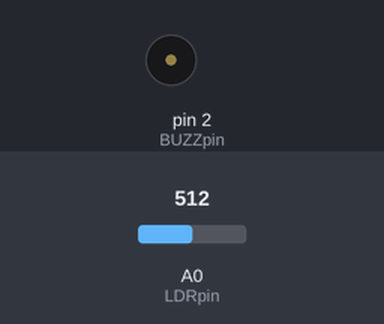
The sketch below on a simulated Arduino Uno, built with avr-gcc and run on an emulated ATmega328P. Parts: buzzer (waves = sounding). Inputs (shaded band) come from the test bench; at power-on: A0 (LDRpin) = 512.

Above: at 1.2 s.
1.3 s: A0 (LDRpin) set to 784
2.8 s: A0 (LDRpin) set to 816
At 3.8 s:
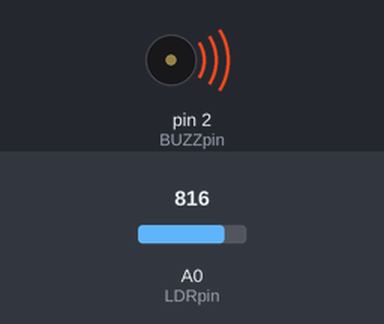
4.3 s: A0 (LDRpin) set to 790
At 5.3 s:
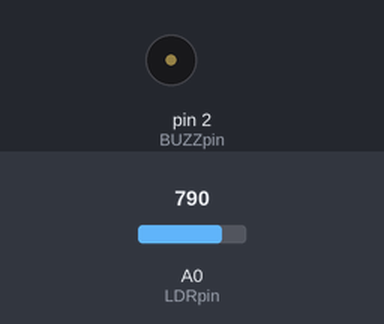
6.3 s: A0 (LDRpin) set to 810
At 7.7 s:
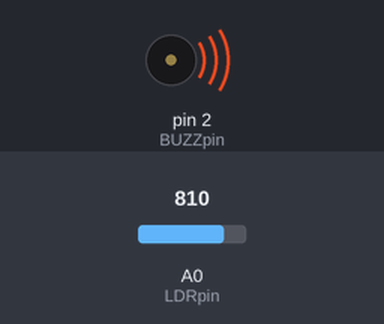
Timing chart, 0 to 8.8 s (numbered marks = the images above; inputs shaded):
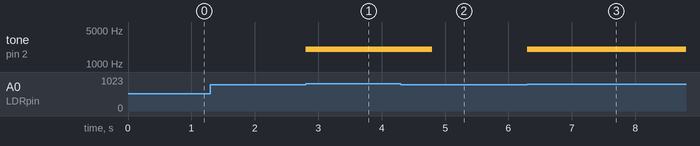

Measured:
- the behaviour switches between 799 and 800 on A0 (LDRpin) (found by bisection; images 0 and 1)
- after the input at 1.3 s, every drawn part: stays the same
- after the input at 2.8 s, tone on pin 2 (BUZZpin): silent → 2000 Hz at once
- after the input at 4.3 s, tone on pin 2 (BUZZpin): 2000 Hz → silent after 0.50 s
- after the input at 6.3 s, tone on pin 2 (BUZZpin): silent → 2000 Hz at once

The sketch:

LaserTripWire_CODE.ino
```cpp
//declaring variables
const byte LDRpin= A0;
const byte BUZZpin=2;


void setup() {
  // put your setup code here, to run once:
  Serial.begin(9600);
 //setting input and output
pinMode(LDRpin , INPUT);
pinMode(BUZZpin , OUTPUT);
}

void loop() {
  // put your main code here, to run repeatedly:
  //reading analog signals of LDR
int reading= analogRead(A0);
if (reading>=800){
    tone(2,  2000);
  delay(1000);
}
else{
  noTone(2);
}
}
```
